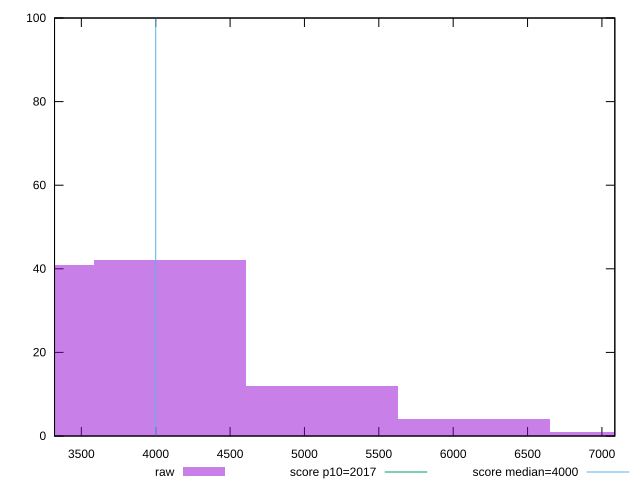

Here is the gnuplot script that generated this plot:
reset

$raw <<EOF
4094.440713906644 42
3070.830535429983 41
5118.050892383305 12
6141.661070859966 4
7165.271249336627 1
EOF

set key outside below
set boxwidth 1023.610178476661
set xrange [3319.7599999999966:7086.739999999994]
set yrange [0:100]
set trange [0:100]
set style fill transparent solid 0.5 noborder

set parametric
set terminal svg size 640, 490 enhanced background rgb 'white'
set output "reprap/mainthread-work-breakdown/samples/pages+cached+noexternal+nomedia+nocss+nojs/raw/histogram.svg"

plot $raw title "raw" with boxes, \
     2017,t title "score p10=2017", \
     4000,t title "score median=4000"

reset
